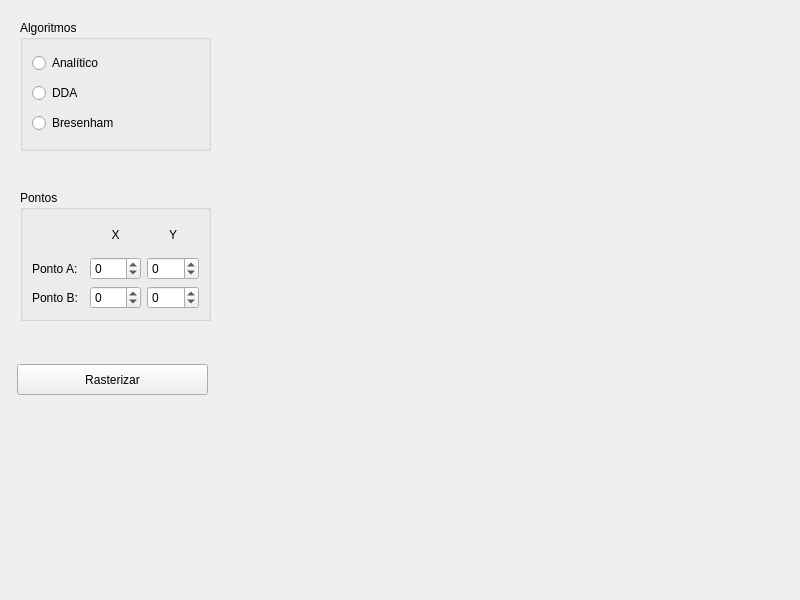
<?xml version="1.0" encoding="UTF-8"?>
<ui version="4.0">
 <class>MainWindow</class>
 <widget class="QMainWindow" name="MainWindow">
  <property name="geometry">
   <rect>
    <x>0</x>
    <y>0</y>
    <width>800</width>
    <height>600</height>
   </rect>
  </property>
  <property name="windowTitle">
   <string>MainWindow</string>
  </property>
  <widget class="QWidget" name="centralwidget">
   <widget class="OpenGLWidget" name="widget" native="true">
    <property name="geometry">
     <rect>
      <x>229</x>
      <y>10</y>
      <width>561</width>
      <height>581</height>
     </rect>
    </property>
   </widget>
   <widget class="QGroupBox" name="groupBox_2">
    <property name="geometry">
     <rect>
      <x>20</x>
      <y>190</y>
      <width>191</width>
      <height>131</height>
     </rect>
    </property>
    <property name="font">
     <font>
      <bold>false</bold>
     </font>
    </property>
    <property name="title">
     <string>Pontos</string>
    </property>
    <layout class="QVBoxLayout" name="verticalLayout">
     <item>
      <layout class="QHBoxLayout" name="horizontalLayout">
       <item>
        <widget class="QLabel" name="label">
         <property name="enabled">
          <bool>false</bool>
         </property>
         <property name="font">
          <font>
           <bold>false</bold>
          </font>
         </property>
         <property name="text">
          <string/>
         </property>
        </widget>
       </item>
       <item>
        <widget class="QLabel" name="label_2">
         <property name="font">
          <font>
           <bold>false</bold>
           <kerning>true</kerning>
          </font>
         </property>
         <property name="text">
          <string>X</string>
         </property>
         <property name="alignment">
          <set>Qt::AlignCenter</set>
         </property>
        </widget>
       </item>
       <item>
        <widget class="QLabel" name="label_3">
         <property name="text">
          <string>Y</string>
         </property>
         <property name="alignment">
          <set>Qt::AlignCenter</set>
         </property>
        </widget>
       </item>
      </layout>
     </item>
     <item>
      <layout class="QHBoxLayout" name="horizontalLayout_2">
       <item>
        <widget class="QLabel" name="label_4">
         <property name="font">
          <font>
           <bold>false</bold>
          </font>
         </property>
         <property name="text">
          <string>Ponto A: </string>
         </property>
         <property name="alignment">
          <set>Qt::AlignLeading|Qt::AlignLeft|Qt::AlignVCenter</set>
         </property>
        </widget>
       </item>
       <item>
        <widget class="QSpinBox" name="spinBox">
         <property name="minimum">
          <number>-49</number>
         </property>
         <property name="maximum">
          <number>49</number>
         </property>
        </widget>
       </item>
       <item>
        <widget class="QSpinBox" name="spinBox_2">
         <property name="minimum">
          <number>-49</number>
         </property>
         <property name="maximum">
          <number>49</number>
         </property>
        </widget>
       </item>
      </layout>
     </item>
     <item>
      <layout class="QHBoxLayout" name="horizontalLayout_3">
       <item>
        <widget class="QLabel" name="label_5">
         <property name="font">
          <font>
           <bold>false</bold>
          </font>
         </property>
         <property name="text">
          <string>Ponto B: </string>
         </property>
         <property name="alignment">
          <set>Qt::AlignLeading|Qt::AlignLeft|Qt::AlignVCenter</set>
         </property>
        </widget>
       </item>
       <item>
        <widget class="QSpinBox" name="spinBox_3">
         <property name="minimum">
          <number>-49</number>
         </property>
         <property name="maximum">
          <number>49</number>
         </property>
        </widget>
       </item>
       <item>
        <widget class="QSpinBox" name="spinBox_4">
         <property name="minimum">
          <number>-49</number>
         </property>
         <property name="maximum">
          <number>49</number>
         </property>
        </widget>
       </item>
      </layout>
     </item>
    </layout>
   </widget>
   <widget class="QPushButton" name="pushButton_1">
    <property name="geometry">
     <rect>
      <x>17</x>
      <y>364</y>
      <width>191</width>
      <height>31</height>
     </rect>
    </property>
    <property name="text">
     <string>Rasterizar</string>
    </property>
   </widget>
   <widget class="QGroupBox" name="groupBox">
    <property name="enabled">
     <bool>true</bool>
    </property>
    <property name="geometry">
     <rect>
      <x>20</x>
      <y>20</y>
      <width>191</width>
      <height>131</height>
     </rect>
    </property>
    <property name="title">
     <string>Algoritmos</string>
    </property>
    <layout class="QVBoxLayout" name="verticalLayout_2">
     <item>
      <widget class="QRadioButton" name="radioButton_1">
       <property name="text">
        <string>Analítico</string>
       </property>
      </widget>
     </item>
     <item>
      <widget class="QRadioButton" name="radioButton_2">
       <property name="text">
        <string>DDA</string>
       </property>
      </widget>
     </item>
     <item>
      <widget class="QRadioButton" name="radioButton_3">
       <property name="text">
        <string>Bresenham</string>
       </property>
      </widget>
     </item>
    </layout>
   </widget>
  </widget>
 </widget>
 <customwidgets>
  <customwidget>
   <class>OpenGLWidget</class>
   <extends>QWidget</extends>
   <header location="global">openglwidget.h</header>
   <container>1</container>
  </customwidget>
 </customwidgets>
 <resources/>
 <connections/>
</ui>
